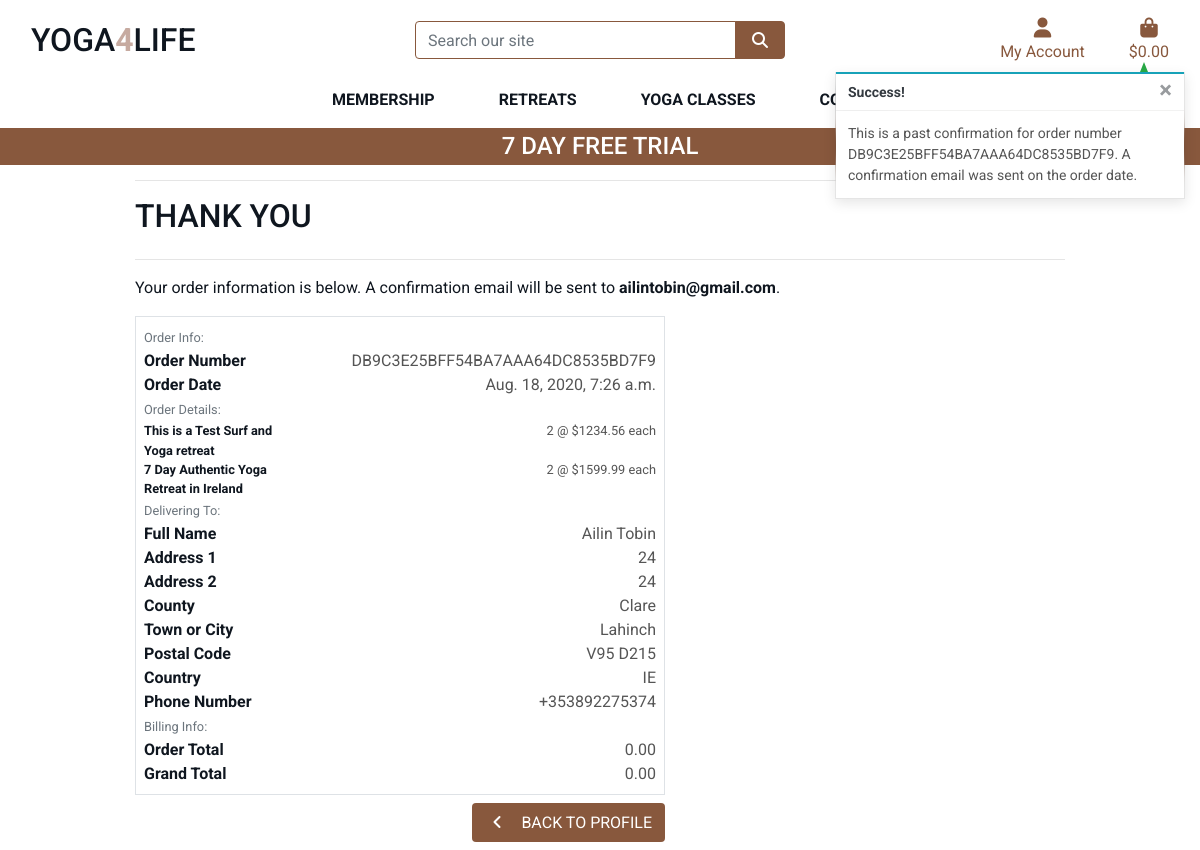
/profile/order_history/DB9C3E25BFF54BA7AAA64DC8535BD7F9, run on an earlier commit of the app's database.
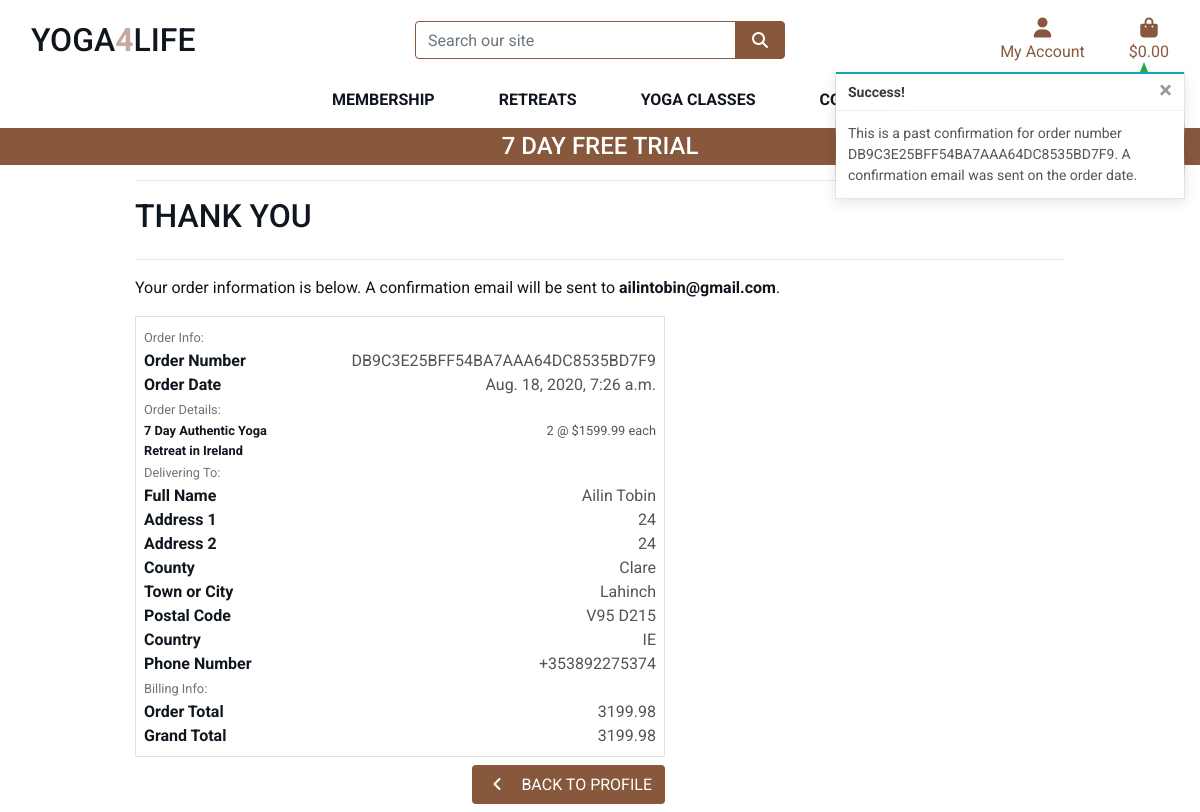
And on a later commit of the database.
### checkout/models.py (models this page shows, shortened)
class OrderLineItem(models.Model):
    order = models.ForeignKey(Order, null=False, blank=False, on_delete=models.CASCADE, related_name='lineitems')
    retreat = models.ForeignKey(Retreat, null=False, blank=False, on_delete=models.CASCADE)
    quantity = models.IntegerField(null=False, blank=False, default=0)
    lineitem_total = models.DecimalField(max_digits=6, decimal_places=2, null=False, blank=False, editable=False)

class Order(models.Model):
    order_number = models.CharField(max_length=32, null=False, editable=False)
    user_profile = models.ForeignKey(UserProfile, on_delete=models.SET_NULL,
                                     null=True, blank=True, related_name='orders')
    full_name = models.CharField(max_length=50, null=False, blank=False)
    email = models.EmailField(max_length=254, null=False, blank=False)
    phone_number = models.CharField(max_length=20, null=False, blank=False)
    country = CountryField(blank_label='Country *', null=False, blank=False)
    postcode = models.CharField(max_length=20, null=True, blank=True)
    town_or_city = models.CharField(max_length=40, null=False, blank=False)
    street_address1 = models.CharField(max_length=80, null=False, blank=False)
    street_address2 = models.CharField(max_length=80, null=True, blank=True)
    county = models.CharField(max_length=80, null=True, blank=True)
    date = models.DateTimeField(auto_now_add=True)
    order_total = models.DecimalField(max_digits=10, decimal_places=2, null=False, default=0)
    grand_total = models.DecimalField(max_digits=10, decimal_places=2, null=False, default=0)
    original_cart = models.TextField(null=False, blank=False, default='')
    stripe_pid = models.CharField(max_length=254, null=False, blank=False, default='')

### retreats/models.py (models this page shows, shortened)
class Retreat(models.Model):
    category = models.ForeignKey('Category', null=True, blank=True, on_delete=models.SET_NULL)
    sku = models.CharField(max_length=254, null=True, blank=True)
    name = models.CharField(max_length=254)
    description = models.TextField()
    price = models.DecimalField(max_digits=6, decimal_places=2)
    rating = models.DecimalField(max_digits=6, decimal_places=2, null=True, blank=True)
    image_url = models.URLField(max_length=1024, null=True, blank=True)
    image = models.ImageField(null=True, blank=True)

### profiles/views.py (the view)
# urls.py: path('order_history/<order_number>', views.order_history, name='order_history'),
def order_history(request, order_number):
    order = get_object_or_404(Order, order_number=order_number)
    messages.info(request, (
        f'This is a past confirmation for order number {order_number}. '
        'A confirmation email was sent on the order date.'
    ))
    template = 'checkout/checkout_success.html'
    context = {
        'order': order,
        'from_profile': True,
    }
    return render(request, template, context)

### cart/contexts.py (called while the page is built, shortened)
def cart_contents(request):
    cart_items = []
    total = 0
    retreat_count = 0
    cart = request.session.get('cart', {})
    grand_total = total
    context = {
        'cart_items': cart_items,
        'total': total,
        'retreat_count': retreat_count,
        'grand_total': grand_total,
    }
    print(grand_total)
    return context

### checkout/templates/checkout/checkout_success.html (shortened to what the changed rows need)
{% extends "base.html" %}
{% load static %}
{% block extra_css %}
    <link rel="stylesheet" href="{% static 'checkout/css/checkout.css' %}">
{% endblock %}
{% block content %}
    <div class="container">
        <div class="row">
            <div class="col">
                <h2 class="logo-font mb-4">Thank You</h2>
                <p class="text-black">Your order information is below. A confirmation email will be sent to <strong>{{ order.email }}</strong>.</p>
            </div>
        </div>
        <div class="row">
             <div class="col-12 col-lg-7">
                <div class="order-confirmation-wrapper p-2 border">
                    <div class="row">
                        <div class="col-12 col-md-8 text-md-right">
                            <p class="mb-0">{{ order.order_number }}</p>
                        </div>
                    </div>
                    <div class="row">
                        <div class="col-12 col-md-8 text-md-right">
                            <p class="mb-0">{{ order.date }}</p>
                        </div>
                    </div>
                    {% for item in order.lineitems.all %}
                    <div class="row">
                        <div class="col-12 col-md-4">
                            <p class="small mb-0 text-black font-weight-bold">
                                {{ item.retreat.name }}
                            </p>
                        </div>
                        <div class="col-12 col-md-8 text-md-right">
                            <p class="small mb-0">{{ item.quantity }} @ ${{ item.retreat.price }} each</p>
                        </div>
                    </div>
                    {% endfor %}
                    <div class="row">
                        <div class="col-12 col-md-8 text-md-right">
                            <p class="mb-0">{{ order.full_name }}</p>
                        </div>
                    </div>
                    <div class="row">
                        <div class="col-12 col-md-8 text-md-right">
                            <p class="mb-0">{{ order.street_address1 }}</p>
                        </div>
                    </div>
                    {% if order.street_address2 %}
                    <div class="row">
                        <div class="col-12 col-md-4">
                            <p class="mb-0 text-black font-weight-bold">Address 2</p>
                        </div>
                        <div class="col-12 col-md-8 text-md-right">
                            <p class="mb-0">{{ order.street_address1 }}</p>
                        </div>
                    </div>
                    {% endif %}
                    {% if order.county %}
                    <div class="row">
                        <div class="col-12 col-md-4">
                            <p class="mb-0 text-black font-weight-bold">County</p>
                        </div>
                        <div class="col-12 col-md-8 text-md-right">
                            <p class="mb-0">{{ order.county }}</p>
                        </div>
                    </div>
                    {% endif %}
                    <div class="row">
                        <div class="col-12 col-md-8 text-md-right">
                            <p class="mb-0">{{ order.town_or_city }}</p>
                        </div>
                    </div>
                    {% if order.postcode %}
                    <div class="row">
                        <div class="col-12 col-md-4">
                            <p class="mb-0 text-black font-weight-bold">Postal Code</p>
                        </div>
                        <div class="col-12 col-md-8 text-md-right">
                            <p class="mb-0">{{ order.postcode }}</p>
                        </div>
                    </div>
                    {% endif %}
                    <div class="row">
                        <div class="col-12 col-md-8 text-md-right">
                            <p class="mb-0">{{ order.country }}</p>
                        </div>
                    </div>
                    <div class="row">
                        <div class="col-12 col-md-8 text-md-right">
                            <p class="mb-0">{{ order.phone_number }}</p>
                        </div>
                    </div>
                    <div class="row">
                        <div class="col-12 col-md-8 text-md-right">
                            <p class="mb-0">{{ order.order_total }}</p>
                        </div>
                    </div>
                    <div class="row">
                        <div class="col-12 col-md-8 text-md-right">
                            <p class="mb-0">{{ order.grand_total }}</p>
                        </div>
                    </div>
                </div>
            </div>
        </div>
    </div>
{% endblock %}

What changed in the data, as far as the page shows it:
removed OrderLineItem: retreat.name "This is a Test Surf and Yoga retreat", quantity "2", retreat.price "1234.56"
changed Order "ailintobin@gmail.com": order_total "0.00" → "3199.98"; grand_total "0.00" → "3199.98"
